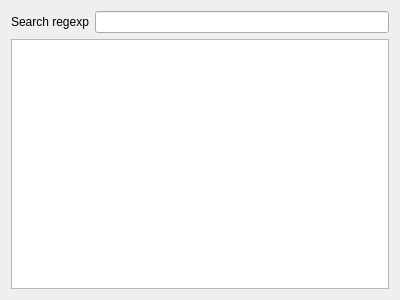
<?xml version="1.0" encoding="UTF-8"?>
<ui version="4.0">
 <class>Webcache</class>
 <widget class="QDialog" name="Webcache">
  <property name="geometry">
   <rect>
    <x>0</x>
    <y>0</y>
    <width>400</width>
    <height>300</height>
   </rect>
  </property>
  <property name="windowTitle">
   <string>Webcache editor</string>
  </property>
  <layout class="QVBoxLayout" name="verticalLayout">
   <item>
    <layout class="QHBoxLayout" name="horizontalLayout">
     <item>
      <widget class="QLabel" name="searchLBL">
       <property name="text">
        <string>Search regexp</string>
       </property>
       <property name="buddy">
        <cstring>searchLE</cstring>
       </property>
      </widget>
     </item>
     <item>
      <widget class="QLineEdit" name="searchLE"/>
     </item>
    </layout>
   </item>
   <item>
    <widget class="QTableView" name="tableview">
     <property name="editTriggers">
      <set>QAbstractItemView::NoEditTriggers</set>
     </property>
     <attribute name="horizontalHeaderStretchLastSection">
      <bool>true</bool>
     </attribute>
     <attribute name="verticalHeaderVisible">
      <bool>false</bool>
     </attribute>
    </widget>
   </item>
  </layout>
 </widget>
 <resources/>
 <connections/>
</ui>
